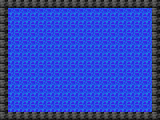

Tiled map render using the project's own tile images. Description and the whole map definition, tile-layer contents included, below:
An orthogonal 20x15 tile map with 8x8 px tiles, 1 tile layer (Tile Layer 1).

<map version="1.4" tiledversion="1.4.2" orientation="orthogonal" renderorder="right-down" width="20" height="15" tilewidth="8" tileheight="8" infinite="0" nextlayerid="2" nextobjectid="1">
 <tileset firstgid="1" source="spritesheet8x8.tsx" />
 <layer id="1" name="Tile Layer 1" width="20" height="15">
  <data encoding="csv">
1,1,1,1,1,1,1,1,1,1,1,1,1,1,1,1,1,1,1,1,
1,5,5,5,5,5,5,5,5,5,5,5,5,5,5,5,5,5,5,1,
1,5,5,5,5,5,5,5,5,5,5,5,5,5,5,5,5,5,5,1,
1,5,5,5,5,5,5,5,5,5,5,5,5,5,5,5,5,5,5,1,
1,5,5,5,5,5,5,5,5,5,5,5,5,5,5,5,5,5,5,1,
1,5,5,5,5,5,5,5,5,5,5,5,5,5,5,5,5,5,5,1,
1,5,5,5,5,5,5,5,5,5,5,5,5,5,5,5,5,5,5,1,
1,5,5,5,5,5,5,5,5,5,5,5,5,5,5,5,5,5,5,1,
1,5,5,5,5,5,5,5,5,5,5,5,5,5,5,5,5,5,5,1,
1,5,5,5,5,5,5,5,5,5,5,5,5,5,5,5,5,5,5,1,
1,5,5,5,5,5,5,5,5,5,5,5,5,5,5,5,5,5,5,1,
1,5,5,5,5,5,5,5,5,5,5,5,5,5,5,5,5,5,5,1,
1,5,5,5,5,5,5,5,5,5,5,5,5,5,5,5,5,5,5,1,
1,5,5,5,5,5,5,5,5,5,5,5,5,5,5,5,5,5,5,1,
1,1,1,1,1,1,1,1,1,1,1,1,1,1,1,1,1,1,1,1
</data>
 </layer>
</map>